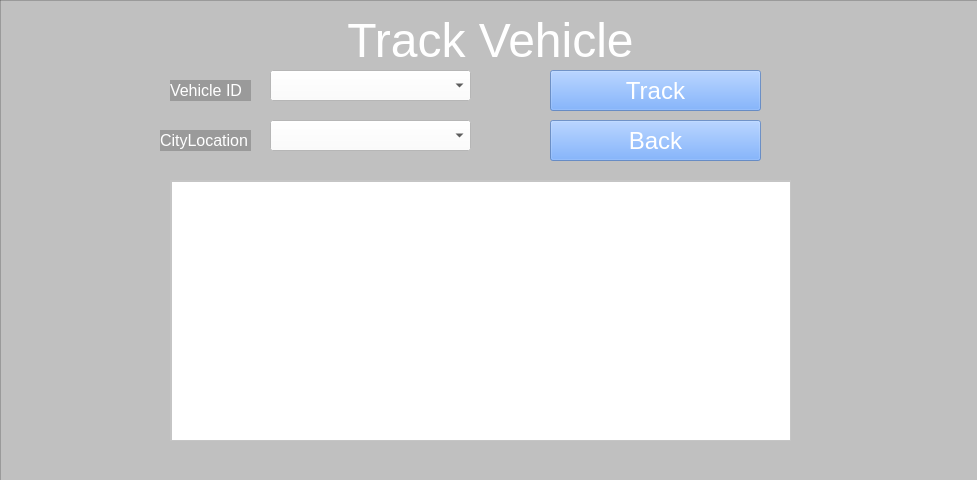
<?xml version="1.0" encoding="UTF-8"?>
<ui version="4.0">
 <class>MainWindowOperatorTrackVehicle</class>
 <widget class="QMainWindow" name="MainWindowOperatorTrackVehicle">
  <property name="geometry">
   <rect>
    <x>0</x>
    <y>0</y>
    <width>977</width>
    <height>480</height>
   </rect>
  </property>
  <property name="windowTitle">
   <string>E-Vehicle Share System</string>
  </property>
  <property name="windowIcon">
   <iconset>
    <normaloff>:/icon/Users/Calvin Pfob/Documents/guiDevelopment/icon.png</normaloff>:/icon/Users/Calvin Pfob/Documents/guiDevelopment/icon.png</iconset>
  </property>
  <property name="iconSize">
   <size>
    <width>25</width>
    <height>25</height>
   </size>
  </property>
  <widget class="QWidget" name="operatorTrackVehiclePage">
   <property name="styleSheet">
    <string notr="true"/>
   </property>
   <widget class="QLabel" name="title">
    <property name="geometry">
     <rect>
      <x>0</x>
      <y>10</y>
      <width>981</width>
      <height>61</height>
     </rect>
    </property>
    <property name="font">
     <font>
      <family>Arial</family>
      <pointsize>48</pointsize>
     </font>
    </property>
    <property name="text">
     <string>&lt;html&gt;&lt;head/&gt;&lt;body&gt;&lt;p&gt;&lt;span style=&quot; font-size:36pt; color:#ffffff;&quot;&gt;Track Vehicle&lt;/span&gt;&lt;/p&gt;&lt;/body&gt;&lt;/html&gt;</string>
    </property>
    <property name="alignment">
     <set>Qt::AlignCenter</set>
    </property>
   </widget>
   <widget class="QLabel" name="backgroundPicture">
    <property name="geometry">
     <rect>
      <x>0</x>
      <y>0</y>
      <width>981</width>
      <height>481</height>
     </rect>
    </property>
    <property name="styleSheet">
     <string notr="true">background-image: url(:/login/tier-mobility-2021-05-min.png);</string>
    </property>
    <property name="text">
     <string/>
    </property>
    <property name="pixmap">
     <pixmap resource="bg.qrc">:/login/tier-mobility-2021-05-min.png</pixmap>
    </property>
    <property name="scaledContents">
     <bool>true</bool>
    </property>
   </widget>
   <widget class="QFrame" name="backgroundFrame">
    <property name="geometry">
     <rect>
      <x>0</x>
      <y>0</y>
      <width>981</width>
      <height>481</height>
     </rect>
    </property>
    <property name="styleSheet">
     <string notr="true">background:rgba(0, 0, 0, 50)</string>
    </property>
    <property name="frameShape">
     <enum>QFrame::StyledPanel</enum>
    </property>
    <property name="frameShadow">
     <enum>QFrame::Raised</enum>
    </property>
    <widget class="QPushButton" name="trackButton">
     <property name="geometry">
      <rect>
       <x>550</x>
       <y>70</y>
       <width>211</width>
       <height>41</height>
      </rect>
     </property>
     <property name="font">
      <font>
       <pointsize>18</pointsize>
      </font>
     </property>
     <property name="styleSheet">
      <string notr="true">background-color: rgba(85, 153, 255, 150); color: white</string>
     </property>
     <property name="text">
      <string>Track</string>
     </property>
    </widget>
    <widget class="QLabel" name="vehicleIDLabel">
     <property name="geometry">
      <rect>
       <x>170</x>
       <y>80</y>
       <width>81</width>
       <height>21</height>
      </rect>
     </property>
     <property name="font">
      <font>
       <family>Arial</family>
       <pointsize>12</pointsize>
      </font>
     </property>
     <property name="styleSheet">
      <string notr="true">color:rgb(255, 255, 255)</string>
     </property>
     <property name="text">
      <string>Vehicle ID</string>
     </property>
    </widget>
    <widget class="QLabel" name="cityLocationLabel">
     <property name="geometry">
      <rect>
       <x>160</x>
       <y>130</y>
       <width>91</width>
       <height>21</height>
      </rect>
     </property>
     <property name="font">
      <font>
       <family>Arial</family>
       <pointsize>12</pointsize>
      </font>
     </property>
     <property name="styleSheet">
      <string notr="true">color:rgb(255, 255, 255)</string>
     </property>
     <property name="text">
      <string>CityLocation</string>
     </property>
    </widget>
    <widget class="QComboBox" name="comboBoxVehicle">
     <property name="geometry">
      <rect>
       <x>270</x>
       <y>70</y>
       <width>201</width>
       <height>31</height>
      </rect>
     </property>
     <property name="styleSheet">
      <string notr="true">background-color: white</string>
     </property>
     <property name="maxVisibleItems">
      <number>5</number>
     </property>
     <property name="sizeAdjustPolicy">
      <enum>QComboBox::AdjustToMinimumContentsLengthWithIcon</enum>
     </property>
    </widget>
    <widget class="QComboBox" name="comboBoxCitylocation">
     <property name="geometry">
      <rect>
       <x>270</x>
       <y>120</y>
       <width>201</width>
       <height>31</height>
      </rect>
     </property>
     <property name="styleSheet">
      <string notr="true">background-color: white</string>
     </property>
     <property name="maxVisibleItems">
      <number>5</number>
     </property>
     <property name="sizeAdjustPolicy">
      <enum>QComboBox::AdjustToMinimumContentsLengthWithIcon</enum>
     </property>
    </widget>
    <widget class="QPushButton" name="backButton">
     <property name="geometry">
      <rect>
       <x>550</x>
       <y>120</y>
       <width>211</width>
       <height>41</height>
      </rect>
     </property>
     <property name="font">
      <font>
       <pointsize>18</pointsize>
      </font>
     </property>
     <property name="styleSheet">
      <string notr="true">background-color: rgba(85, 153, 255, 150); color: white</string>
     </property>
     <property name="text">
      <string>Back</string>
     </property>
    </widget>
    <widget class="QScrollArea" name="scrollArea">
     <property name="geometry">
      <rect>
       <x>170</x>
       <y>180</y>
       <width>621</width>
       <height>261</height>
      </rect>
     </property>
     <property name="styleSheet">
      <string notr="true">background-color: white</string>
     </property>
     <property name="widgetResizable">
      <bool>true</bool>
     </property>
     <widget class="QWidget" name="scrollAreaWidgetContents">
      <property name="geometry">
       <rect>
        <x>0</x>
        <y>0</y>
        <width>619</width>
        <height>259</height>
       </rect>
      </property>
      <widget class="QTextEdit" name="textEdit">
       <property name="geometry">
        <rect>
         <x>0</x>
         <y>0</y>
         <width>621</width>
         <height>261</height>
        </rect>
       </property>
       <property name="styleSheet">
        <string notr="true">font: 12pt &quot;Microsoft YaHei UI&quot;;</string>
       </property>
       <property name="html">
        <string>&lt;!DOCTYPE HTML PUBLIC &quot;-//W3C//DTD HTML 4.0//EN&quot; &quot;http://www.w3.org/TR/REC-html40/strict.dtd&quot;&gt;
&lt;html&gt;&lt;head&gt;&lt;meta name=&quot;qrichtext&quot; content=&quot;1&quot; /&gt;&lt;meta charset=&quot;utf-8&quot; /&gt;&lt;style type=&quot;text/css&quot;&gt;
p, li { white-space: pre-wrap; }
hr { height: 1px; border-width: 0; }
li.unchecked::marker { content: &quot;\2610&quot;; }
li.checked::marker { content: &quot;\2612&quot;; }
&lt;/style&gt;&lt;/head&gt;&lt;body style=&quot; font-family:'Microsoft YaHei UI'; font-size:12pt; font-weight:400; font-style:normal;&quot;&gt;
&lt;p style=&quot;-qt-paragraph-type:empty; margin-top:0px; margin-bottom:0px; margin-left:0px; margin-right:0px; -qt-block-indent:0; text-indent:0px; font-size:9pt;&quot;&gt;&lt;br /&gt;&lt;/p&gt;&lt;/body&gt;&lt;/html&gt;</string>
       </property>
      </widget>
     </widget>
    </widget>
   </widget>
   <zorder>backgroundPicture</zorder>
   <zorder>backgroundFrame</zorder>
   <zorder>title</zorder>
  </widget>
 </widget>
 <resources>
  <include location="bg.qrc"/>
 </resources>
 <connections/>
</ui>
